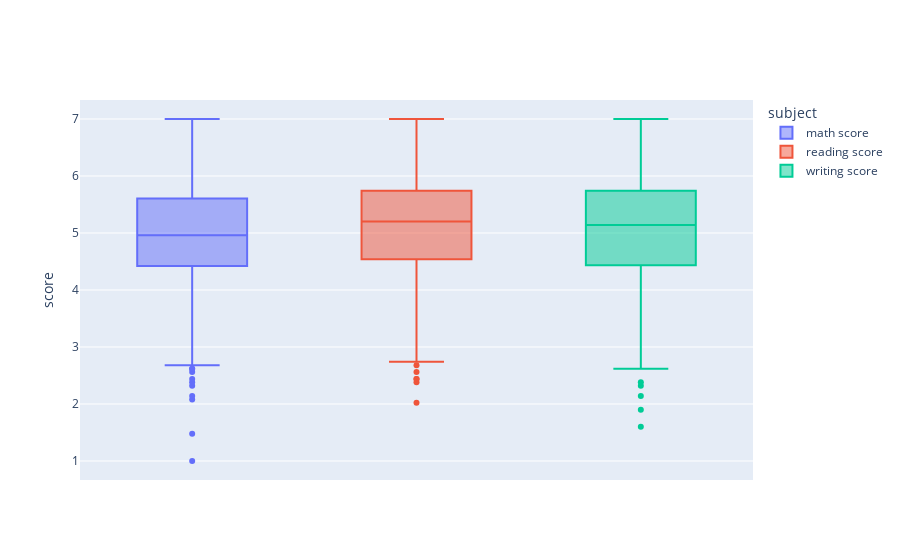

Source (notebook cell):
### Markdown cell above
**Gráfico de Caja:**

### Code cell
import plotly.graph_objects as go

# Creamos cada boxplot
fig = go.Figure()
fig.add_trace(go.Box(y=df_grades['math score'], name="math score"))
fig.add_trace(go.Box(y=df_grades['reading score'], name="reading score"))
fig.add_trace(go.Box(y=df_grades['writing score'], name="writing score"))

# Modificamos algunos titulos
fig.update_layout(
    yaxis_title='score',
    legend_title_text='subject')  


# tapamos el x axis
fig.update_xaxes(
    tickmode='array',
    tickvals=[])

fig.show()

### Figure 1 — Plotly figure (JSON) as saved in the notebook; plotly's stock layout.template omitted (floating-point values rounded to 4 significant figures; data arrays with more than 128 entries replaced by an {"elided": "..."} marker saying what was removed)
{"data": [{"name": "math score", "type": "box", "y": {"elided": "875 float values"}}, {"name": "reading score", "type": "box", "y": {"elided": "875 float values"}}, {"name": "writing score", "type": "box", "y": {"elided": "875 float values"}}], "layout": {"legend": {"title": {"text": "subject"}}, "xaxis": {"tickmode": "array", "tickvals": []}, "yaxis": {"title": {"text": "score"}}}}
